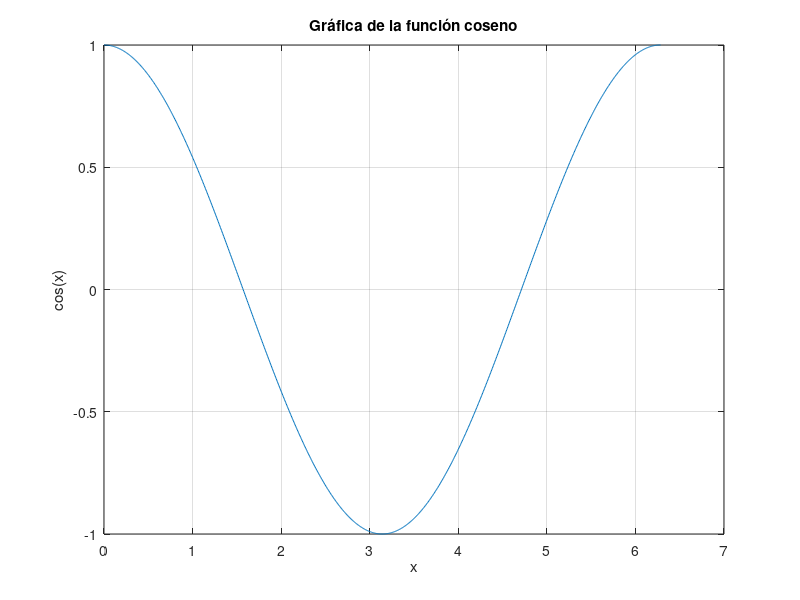

MATLAB code for this plot:
clc;
x = linspace(0, 2 * pi, 1000);
y = cos(x);
plot(x, y);
title('Gráfica de la función coseno');
xlabel('x');
ylabel('cos(x)');
grid on;
